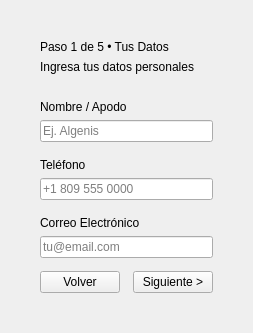
<?xml version="1.0" encoding="UTF-8"?>
<ui version="4.0">
 <class>PageDatos</class>
 <widget class="QWidget" name="PageDatos">
  <layout class="QVBoxLayout" name="verticalLayout">
   <property name="leftMargin"><number>40</number></property>
   <property name="topMargin"><number>40</number></property>
   <property name="rightMargin"><number>40</number></property>
   <property name="bottomMargin"><number>40</number></property>
   <item>
    <widget class="QLabel" name="stepLabel">
     <property name="text">
      <string>Paso 1 de 5 • Tus Datos</string>
     </property>
    </widget>
   </item>
   <item>
    <widget class="QLabel" name="titleLabel">
     <property name="text">
      <string>Ingresa tus datos personales</string>
     </property>
    </widget>
   </item>
   <item>
    <spacer name="verticalSpacer_1">
     <property name="orientation">
      <enum>Qt::Vertical</enum>
     </property>
     <property name="sizeType">
      <enum>QSizePolicy::Fixed</enum>
     </property>
     <property name="sizeHint">
      <size>
       <width>20</width>
       <height>20</height>
      </size>
     </property>
    </spacer>
   </item>
   <item>
    <layout class="QVBoxLayout" name="formLayout">
     <item>
      <widget class="QLabel" name="labelNombre">
       <property name="text"><string>Nombre / Apodo</string></property>
      </widget>
     </item>
     <item>
      <widget class="QLineEdit" name="txtNombre">
       <property name="placeholderText"><string>Ej. Algenis</string></property>
      </widget>
     </item>
     <item>
      <spacer name="verticalSpacer_2"><property name="orientation"><enum>Qt::Vertical</enum></property><property name="sizeType"><enum>QSizePolicy::Fixed</enum></property><property name="sizeHint"><size><width>20</width><height>10</height></size></property></spacer>
     </item>
     <item>
      <widget class="QLabel" name="labelTelefono">
       <property name="text"><string>Teléfono</string></property>
      </widget>
     </item>
     <item>
      <widget class="QLineEdit" name="txtTelefono">
       <property name="placeholderText"><string>+1 809 555 0000</string></property>
      </widget>
     </item>
     <item>
      <spacer name="verticalSpacer_3"><property name="orientation"><enum>Qt::Vertical</enum></property><property name="sizeType"><enum>QSizePolicy::Fixed</enum></property><property name="sizeHint"><size><width>20</width><height>10</height></size></property></spacer>
     </item>
     <item>
      <widget class="QLabel" name="labelCorreo">
       <property name="text"><string>Correo Electrónico</string></property>
      </widget>
     </item>
     <item>
      <widget class="QLineEdit" name="txtCorreo">
       <property name="placeholderText"><string>tu@email.com</string></property>
      </widget>
     </item>
    </layout>
   </item>
   <item>
    <spacer name="verticalSpacer_4">
     <property name="orientation">
      <enum>Qt::Vertical</enum>
     </property>
    </spacer>
   </item>
   <item>
    <layout class="QHBoxLayout" name="horizontalLayout">
     <item>
      <widget class="QPushButton" name="btnBack">
       <property name="text"><string>Volver</string></property>
      </widget>
     </item>
     <item>
      <spacer name="horizontalSpacer"><property name="orientation"><enum>Qt::Horizontal</enum></property></spacer>
     </item>
     <item>
      <widget class="QPushButton" name="btnNext">
       <property name="text"><string>Siguiente &gt;</string></property>
       <property name="cssClass"><string>btnAction</string></property>
      </widget>
     </item>
    </layout>
   </item>
  </layout>
 </widget>
</ui>
